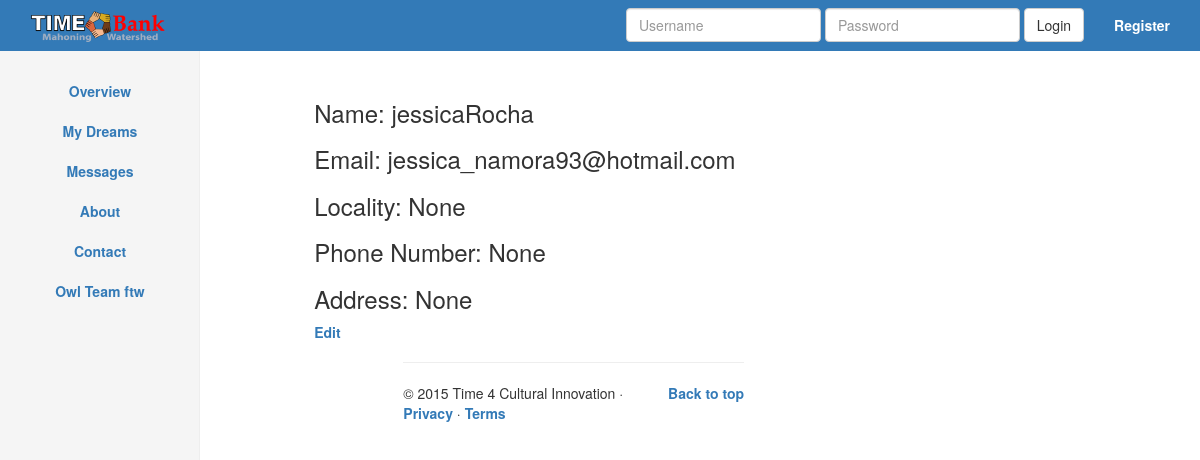
Before: /4/ with the older database file.
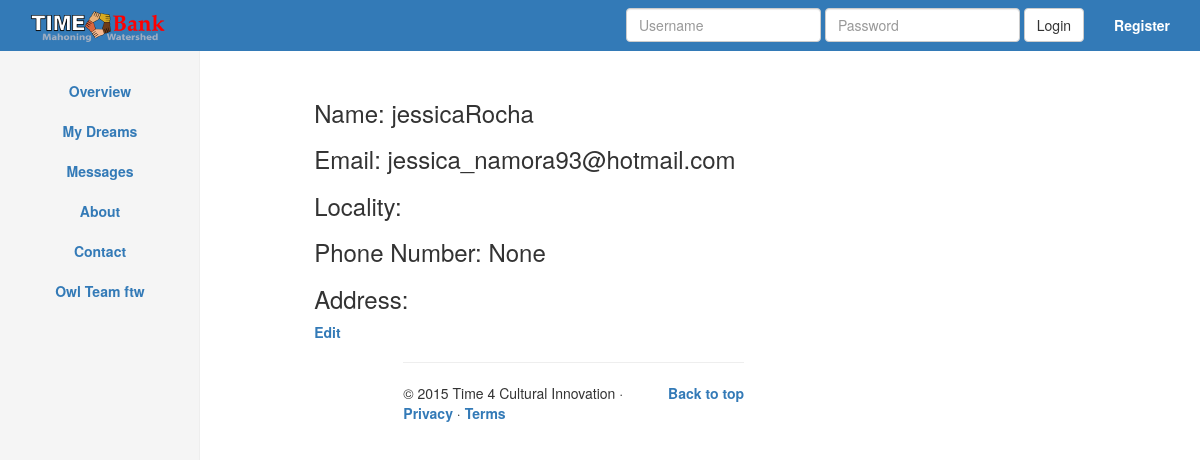
After: the same page with the newer database file.
### app/models.py (models this page shows)
class UserProfile(models.Model):
    user = models.OneToOneField(settings.AUTH_USER_MODEL, primary_key=True)
    address = models.CharField(max_length=150, null=True, blank=True)
    locality = models.CharField(max_length=30, null=True, blank=True)
    phone_number = models.PositiveIntegerField(null=True, blank=True)
    description = models.CharField(max_length=150, null=True, blank=True)
    avatar = models.FileField(upload_to="profile_pic", null=True, blank=True)

### app/views.py (the view)
class UserProfileDetail(DetailView):
    model = UserProfile

### templates/app/userprofile_detail.html
{% extends "base.html" %}
{% block content %}
	{% include 'sidebar.html' %}
	{% load staticfiles %}
	<div class="col-sm-9 col-sm-offset-3 col-md-10 col-md-offset-2 main">
	<br><br>
	<div class='row'>
	<div class='col-sm-6 col-sm-offset-1'>
	<h3>Name: {{object.user.get_username }}</h3>
	<h3>Email: {{object.user.email }}</h3>
	<h3>Locality: {{ object.locality }}</h3>
	<h3>Phone Number: {{ object.phone_number }}</h3>
	<h3>Address: {{ object.address }}</h3>
	<a href='../{{ user.pk}}/update/'>Edit</a>
{% endblock %}

Changed rows visible on the page:
changed UserProfile "None": locality "None" → (not shown); address "None" → (not shown)
